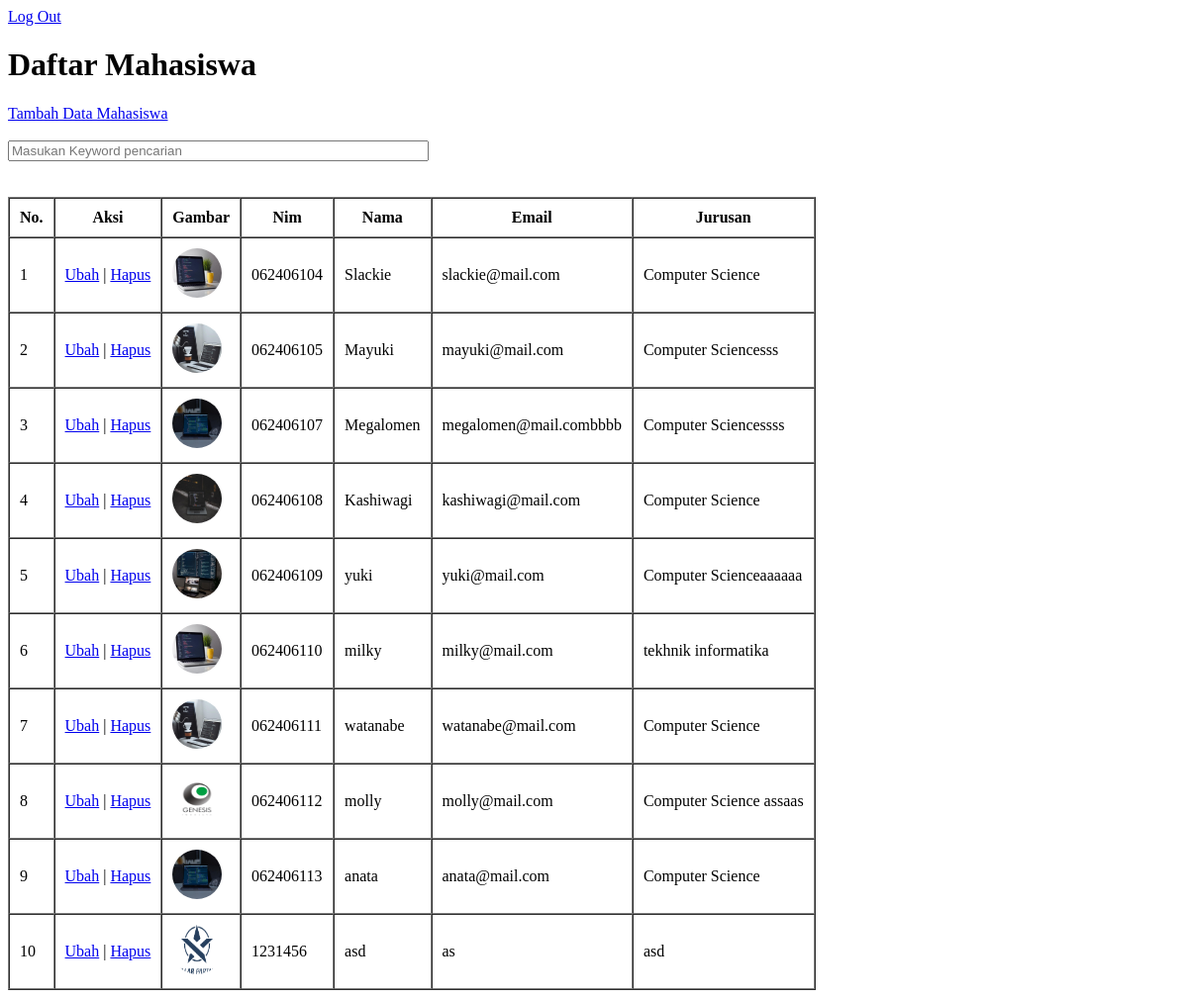
Screenshot of /pertemuan20/index.php (signed in) with the database file from the repository.
### tables this page shows
CREATE TABLE `mahasiswa` (
  `id` int(11) NOT NULL,
  `nama` varchar(200) NOT NULL,
  `nim` varchar(15) NOT NULL,
  `email` varchar(100) NOT NULL,
  `jurusan` varchar(100) NOT NULL,
  `gambar` varchar(100) NOT NULL
);

### pertemuan20/functions.php (called while the page is built, shortened)
<?php
$conn = mysqli_connect("localhost", "root","", "phpdasar2");
function query($query){
    global $conn;
    $result = mysqli_query($conn, $query);
    $rows = [];
    while($row = mysqli_fetch_assoc($result)){
        $rows[] =$row;
    }
    return $rows;
}
?>

### pertemuan20/index.php (the view, shortened to what this page needs)
<?php
$mahasiswa = query("SELECT * FROM  mahasiswa");
?>
<!DOCTYPE html>
<html lang="en">
<head>
    <link rel="stylesheet" href="style.css">
</head>
<body>
    <a href="logout.php">Log Out</a>
    <h1>Daftar Mahasiswa</h1>
    <a href="tambah.php"> Tambah Data Mahasiswa</a>
    <br><br>
    <form action="" method="post">
        <input type="text" name="keyword" size="50" autocomplete placeholder="Masukan Keyword pencarian" autocomplete="off" id="keyword">
    </form>
    <br><br>
    <div id="container" >
    <table border="1" cellpadding="10" cellspacing="0" >
    <tr>
        <th>No.</th>
        <th>Aksi</th>
        <th>Gambar</th>
        <th>Nim</th>
        <th>Nama</th>
        <th>Email</th>
        <th>Jurusan</th>
    </tr>
    <?php $i = 1 ?>
    <?php  foreach($mahasiswa as $row) :?>
    <tr>
        <td><?= $i; ?></td>
        <td>
            <a href="ubah.php?id=<?= $row["id"]; ?>">Ubah</a> |
            <a href="hapus.php?id=<?= $row["id"]; ?>" onclick="return confirm('Yakin');" >Hapus</a>
        </td>
        <td><img src="img/<?= $row["gambar"]; ?>" alt=""></td>
        <td><?= $row["nim"]; ?></td>
        <td><?= $row["nama"]; ?></td>
        <td><?= $row["email"]; ?></td>
        <td><?= $row["jurusan"]; ?></td>
    </tr>
    <?php $i++ ?>
    <?php endforeach; ?>
    </table>
    </div>
</body>
</html>

### pertemuan20/style.css (style rules this page uses)
img { width: 50px; height: 50px; border-radius: 500%; }

### rows the page displays
mahasiswa: gambar (picture), nim "062406104", nama "Slackie", email "slackie@mail.com", jurusan "Computer Science"
mahasiswa: gambar (picture), nim "062406105", nama "Mayuki", email "mayuki@mail.com", jurusan "Computer Sciencesss"
mahasiswa: gambar (picture), nim "062406107", nama "Megalomen", email "megalomen@mail.combbbb", jurusan "Computer Sciencessss"
mahasiswa: gambar (picture), nim "062406108", nama "Kashiwagi", email "kashiwagi@mail.com", jurusan "Computer Science"
mahasiswa: gambar (picture), nim "062406109", nama "yuki", email "yuki@mail.com", jurusan "Computer Scienceaaaaaa"
mahasiswa: gambar (picture), nim "062406110", nama "milky", email "milky@mail.com", jurusan "tekhnik informatika"
mahasiswa: gambar (picture), nim "062406111", nama "watanabe", email "watanabe@mail.com", jurusan "Computer Science"
mahasiswa: gambar (picture), nim "062406112", nama "molly", email "molly@mail.com", jurusan "Computer Science assaas"
mahasiswa: gambar (picture), nim "062406113", nama "anata", email "anata@mail.com", jurusan "Computer Science"
mahasiswa: gambar (picture), nim "1231456", nama "asd", email "as", jurusan "asd"
